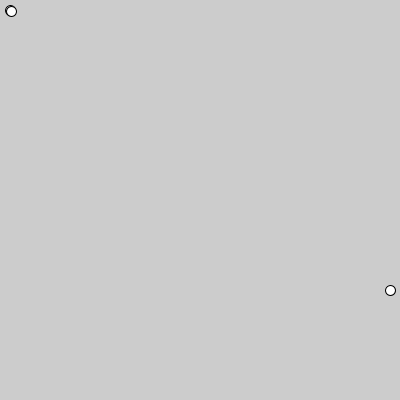
Frame 1 (no input)
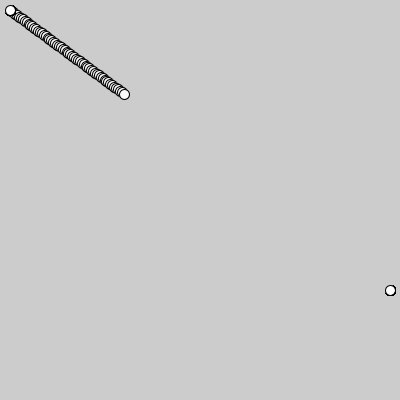
Frame 60 (the mouse pressed at the canvas centre just before this capture)
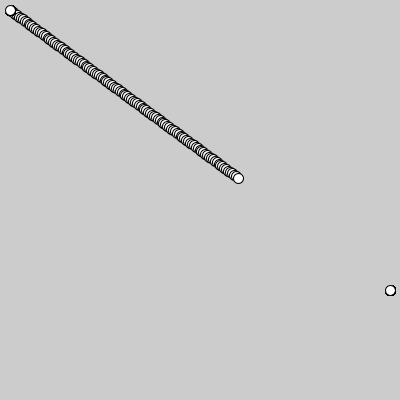
Frame 120 (the mouse held since frame 60 and released just before this capture)

The Processing sketch that drew these frames (run headless with seeded random() and noise(); from frame 60 on, the mouse is pressed at the canvas centre):

// Processing sketch: week03_6
// ── week03_6.pde
//week03-6
void setup(){
  size(400,400);
}
float startX =10, startY = 10;
float stopX = 390, stopY = 290;
void draw(){
  ellipse(startX, startY,10,10);
  ellipse(stopX,stopY,10,10);
  //lerp()可以做內插 要給他0.0~1.0之間的數
  float midX = lerp(startX, stopX, frameCount / 200.0);
  float midY = lerp(startY, stopY, frameCount / 200.0);
  //frameCount是 第幾個frame 1小時=60分 1分=60秒 1秒60float
  ellipse(midX,midY,10,10);
}
